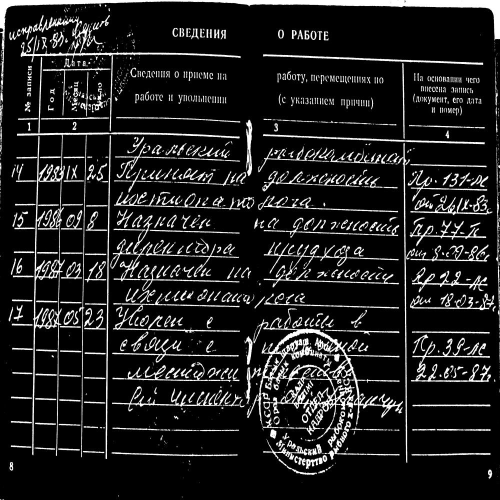
#> input picture Data/test/images/162Obr_jpg.rf.c094b60a61d9eb0b6c45804fecb81510.jpg, 1000 x 1000 px, found by its file name (shown at 1/2 size); its folder holds only this picture in this run
$ jupyter execute --allow-errors Main.ipynb   (shell and % lines are left out)
#> lines starting #> are read from the running program, lines starting #| are printed output that depends on the picture; after the words box and inside, x2 and y2 are one past the last pixel; in counts of white or black regions, pixels touching at a corner belong together
[cell 1]
#!pip install ultralytics

[cell 2]
#! pip install pytesseract

[cell 3]
# Импорт
import ultralytics
import PIL
from PIL import ImageDraw
from ultralytics import YOLO
import cv2
import os
import re
import sys
import numpy as np
import pytesseract
from pytesseract import Output
from matplotlib import pyplot as plt
from transformers import AutoModelForSeq2SeqLM, T5TokenizerFast
import easyocr

[cell 4]
DIR='D:/HAK/Main/Data/test/images'
IMG_DIR = os.listdir(DIR)
fileName = "292"

[cell 5]
def get_grayscale(image):
    return cv2.cvtColor(image, cv2.COLOR_BGR2GRAY)

# noise removal
def remove_noise(image):
    return cv2.medianBlur(image,3)

#thresholding
def thresholding(image):
    return cv2.threshold(image, 100, 255, cv2.THRESH_BINARY + cv2.THRESH_OTSU)[1]

#opening - erosion followed by dilation
def opening(image):
    kernel = np.ones((3,3),np.uint8)
    return cv2.morphologyEx(image, cv2.MORPH_OPEN, kernel)

#canny edge detection
def canny(image):
    return cv2.Canny(image, 50, 230)

[cell 6]
image = cv2.imread(DIR+'/'+IMG_DIR[0])
#> image is the input picture: shape (1000, 1000, 3); min 0, max 255, mean 31.5
b,g,r = cv2.split(image)
rgb_img = cv2.merge([r,g,b])
plt.imshow(rgb_img)
plt.title('Тест')
plt.show()

[cell 7]
gray = get_grayscale(image)
thresh = thresholding(gray)
#> in thresholding, `return cv2.threshold(image, 100, 255, cv2.THRESH_BINARY + cv2.THRESH_O..`:
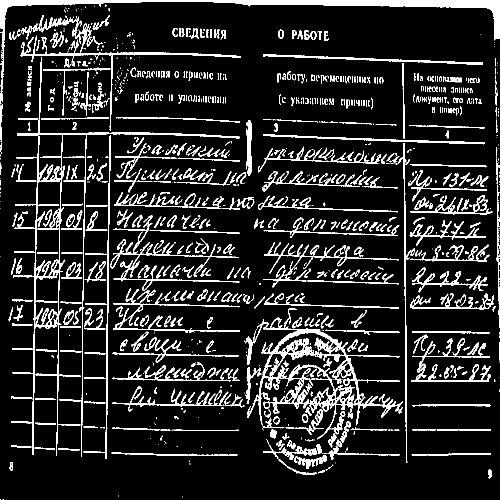
#> returned value: shape (1000, 1000) (shown at 1/2 size); 12.5% white; 1159 white regions (541 under 20 px), largest, box (x1, y1, x2, y2) and area: (494, 617, 806, 879) 12298, (0, 0, 1000, 207) 11349, (34, 114, 479, 914) 8492
opening = opening(gray)
#> in opening, `return cv2.morphologyEx(image, cv2.MORPH_OPEN, kernel)`:
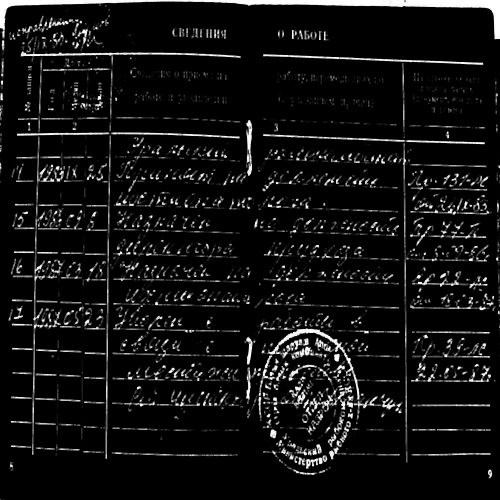
#> returned value: shape (1000, 1000) (shown at 1/2 size); min 0, max 255, mean 18.6
canny = canny(opening)
#> in canny, `return cv2.Canny(image, 50, 230)`:
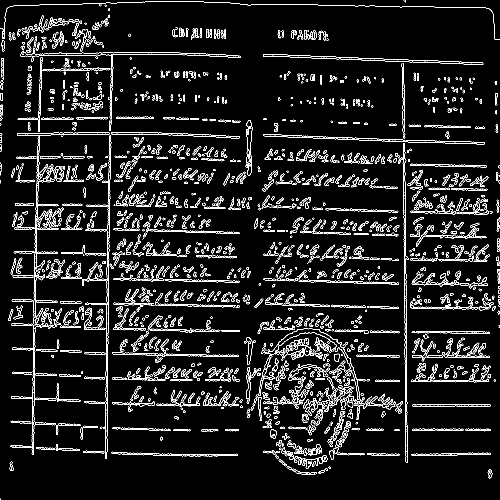
#> returned value: shape (1000, 1000) (shown at 1/2 size); 7.7% white in thin lines or dots
images = {'gray': gray,
          'thresh': thresh,
          'opening': opening,
          'canny': canny}

PO2 = cv2.bitwise_not(gray)
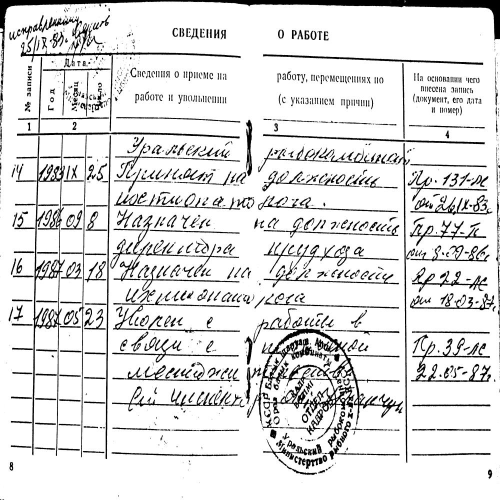
#> PO2: shape (1000, 1000) (shown at 1/2 size); min 0, max 255, mean 223.5
th = thresholding(PO2)
#> in thresholding (call 2), `return cv2.threshold(image, 100, 255, cv2.THRESH_BINARY + cv2.THRESH_O..`:
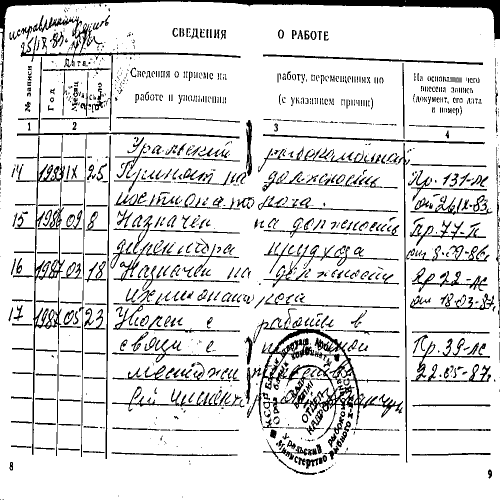
#> returned value: shape (1000, 1000) (shown at 1/2 size); 87.5% white; 1159 black regions (541 under 20 px), largest, box (x1, y1, x2, y2) and area: (494, 617, 806, 879) 12298, (0, 0, 1000, 207) 11349, (34, 114, 479, 914) 8492
cv2.imwrite(fileName + "Obr.jpg", th)

plt.imshow(th)
plt.title('Тест')
plt.show()

[cell 8]
def align_image(image_path):
    # Загрузка изображения
    image = cv2.imread(image_path)
    gray = cv2.cvtColor(image, cv2.COLOR_BGR2GRAY)
    edges = cv2.Canny(gray, 50, 150, apertureSize=3)
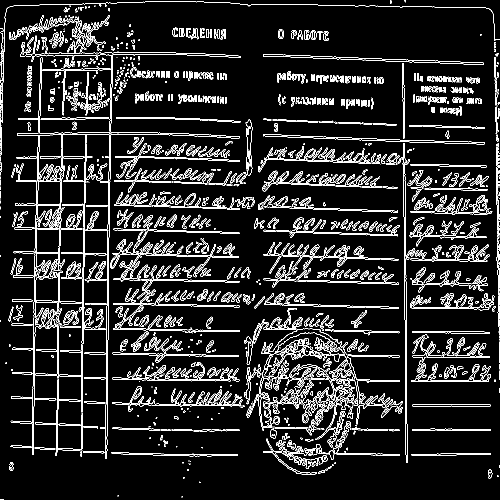
#> edges: shape (1000, 1000) (shown at 1/2 size); 9.6% white in thin lines or dots

    # Обнаружение линий с помощью преобразования Хафа
    lines = cv2.HoughLinesP(edges, 1, np.pi/180, threshold=100, minLineLength=100, maxLineGap=10)
#> lines = 163 rows, first 6: [214, 556, 382, 559], [162, 885, 163, 772], [217, 539, 223, 175], [588, 809, 690, 809], [987, 31, 990, 195], [119, 516, 121, 406]

    if lines is not None:
        # Вычисление угла наклона линий
        angles = []
        for line in lines:
            x1, y1, x2, y2 = line[0]
            angle = np.arctan2(y2 - y1, x2 - x1) * (180 / np.pi)
            angles.append(angle)
#> this loop made 163 passes
#> (x1, y1, x2, y2, angle) on passes 1 to 3: (214, 556, 382, 559, 1.02), (162, 885, 163, 772, -89.49), (217, 539, 223, 175, -89.06)
#> after the loop, angles = 163 values, max 89.1 at index 108, min -90 at index 37, mean -4.1

        # Вычисление медианного угла для выравнивания
        median_angle = np.median(angles)
#> median_angle = 0.909
        # Поворот изображения
        (h, w) = image.shape[:2]
#> h = 1000; w = 1000
        center = (w // 2, h // 2)
#> center = (500, 500)
        M = cv2.getRotationMatrix2D(center, median_angle, 1.0)
#> M = [[1, 0.0159, -7.87], [-0.0159, 1, 8]]
        aligned = cv2.warpAffine(image, M, (w, h), flags=cv2.INTER_CUBIC, borderMode=cv2.BORDER_REPLICATE)
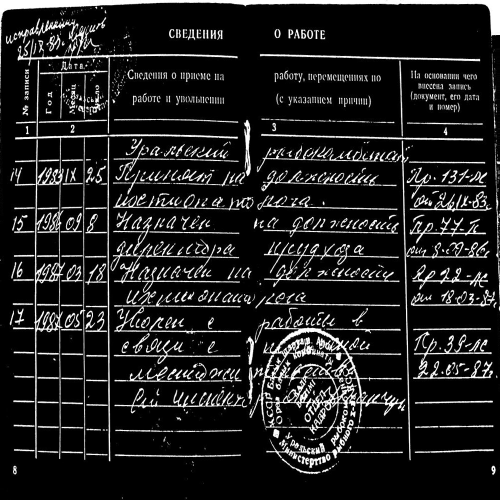
#> aligned: shape (1000, 1000, 3) (shown at 1/2 size); min 0, max 255, mean 31.5

        # Сохранение выровненного изображения
        return aligned
    else:
        print("Линии для выравнивания не обнаружены.")

# Вызов функции с путем к вашему изображению
image_path = DIR+'/'+IMG_DIR[0]
immm=align_image(image_path)
plt.imshow(immm)
plt.title('Тест')
plt.show()

$ run again, on Data/test/images/295Obr_jpg.rf.3db7c5567e3ffd26da0ffb3b659b755a.jpg
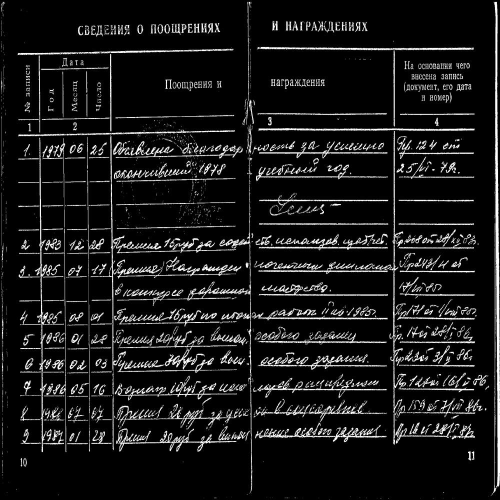
#> input picture Data/test/images/295Obr_jpg.rf.3db7c5567e3ffd26da0ffb3b659b755a.jpg, 1000 x 1000 px, found by its file name (shown at 1/2 size)
#> image is the input picture: shape (1000, 1000, 3); min 0, max 255, mean 24.2
#> in thresholding, `return cv2.threshold(image, 100, 255, cv2.THRESH_BINARY + cv2.THRESH_O..`:
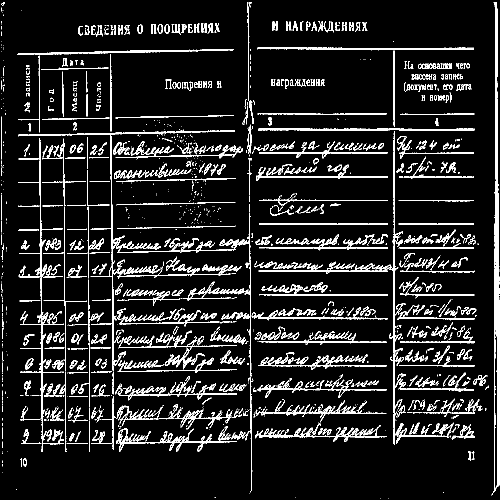
#> returned value: shape (1000, 1000) (shown at 1/2 size); 10.2% white in thin lines or dots
#> edges: shape (1000, 1000); 9.7% white in thin lines or dots
#> lines = 272 rows, first 6: [789, 717, 789, 96], [990, 305, 990, 54], [787, 558, 787, 96], [443, 635, 773, 635], [797, 449, 947, 449], [517, 496, 775, 496]
#> the loop in align_image, `for line in lines:` made 272 passes
#> (x1, y1, x2, y2, angle) on passes 1 to 3: (789, 717, 789, 96, -90), (990, 305, 990, 54, -90), (787, 558, 787, 96, -90)
#> after the loop in align_image, `for line in lines:`: angles = 272 values, max 89.49 at index 70, min -90 at index 0, mean -13.51
#> median_angle = -0.898
#> M = [[1, -0.0157, 7.89], [0.0157, 1, -7.77]]
#> in align_image, `aligned = cv2.warpAffine(image, M, (w, h), flags=cv2.INTER_CUBIC, bord..`:
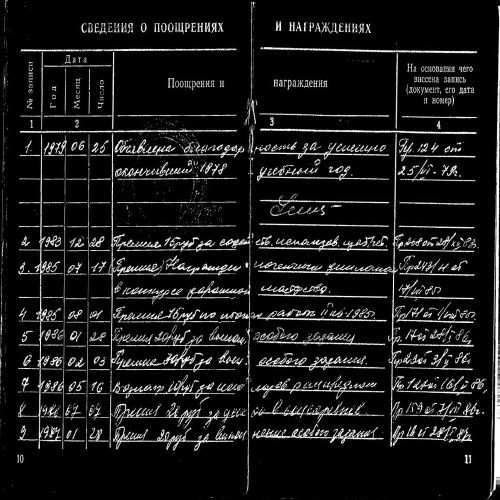
#> aligned: shape (1000, 1000, 3) (shown at 1/2 size); min 0, max 255, mean 24.7

$ run again, on Data/test/images/391Obr_jpg.rf.18482bcbc32cfb3da17876b2fef1a9a5.jpg
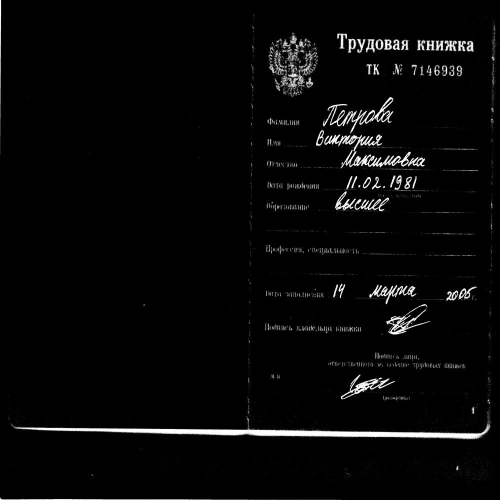
#> input picture Data/test/images/391Obr_jpg.rf.18482bcbc32cfb3da17876b2fef1a9a5.jpg, 1000 x 1000 px, found by its file name (shown at 1/2 size)
#> image is the input picture: shape (1000, 1000, 3); min 0, max 255, mean 7.8
#> in thresholding (call 2), `return cv2.threshold(image, 100, 255, cv2.THRESH_BINARY + cv2.THRESH_O..`:
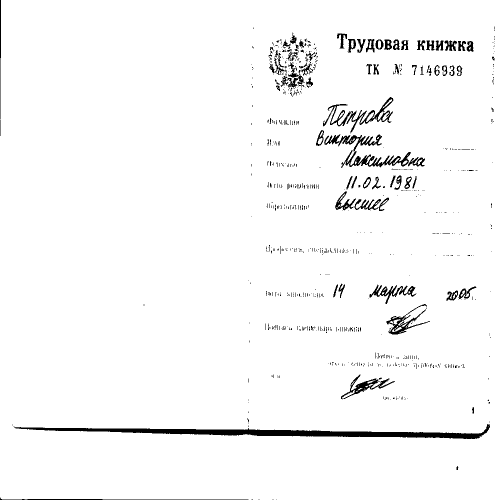
#> returned value: shape (1000, 1000) (shown at 1/2 size); 96.9% white; 767 black regions (684 under 20 px), largest, box (x1, y1, x2, y2) and area: (27, 848, 980, 878) 8875, (646, 194, 787, 267) 1865, (682, 300, 822, 336) 1525
#> edges: shape (1000, 1000); 2.8% white in thin lines or dots
#> lines = 33 rows, first 6: [2, 998, 390, 998], [489, 859, 645, 861], [981, 522, 984, 385], [498, 870, 625, 872], [1, 176, 1, 34], [534, 332, 705, 335]
#> the loop in align_image, `for line in lines:` made 33 passes
#> (x1, y1, x2, y2, angle) on passes 1 to 8: (2, 998, 390, 998, 0), (489, 859, 645, 861, 0.735), (981, 522, 984, 385, -88.75), (498, 870, 625, 872, 0.902), (1, 176, 1, 34, -90), (534, 332, 705, 335, 1.01), (985, 262, 989, 43, -88.95), (493, 999, 680, 999, 0)
#> after the loop in align_image, `for line in lines:`: angles = 33 values, max 2.17 at index 31, min -90 at index 4, mean -12.98
#> median_angle = 0.881
#> M = [[1, 0.0154, -7.63], [-0.0154, 1, 7.75]]
#> in align_image, `aligned = cv2.warpAffine(image, M, (w, h), flags=cv2.INTER_CUBIC, bord..`:
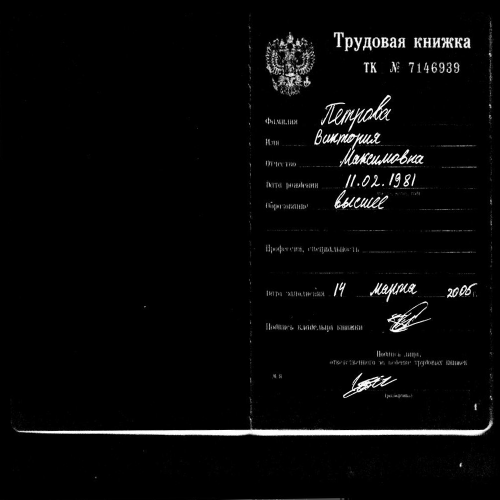
#> aligned: shape (1000, 1000, 3) (shown at 1/2 size); min 0, max 255, mean 7.7
